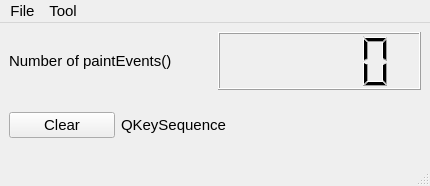
<?xml version="1.0" encoding="UTF-8"?>
<ui version="4.0">
 <class>KeySequenceLabel</class>
 <widget class="QMainWindow" name="KeySequenceLabel">
  <property name="geometry">
   <rect>
    <x>0</x>
    <y>0</y>
    <width>430</width>
    <height>186</height>
   </rect>
  </property>
  <property name="font">
   <font>
    <pointsize>11</pointsize>
   </font>
  </property>
  <property name="windowTitle">
   <string>KeySequenceLabel</string>
  </property>
  <widget class="QWidget" name="centralwidget">
   <layout class="QVBoxLayout" name="verticalLayout">
    <item>
     <layout class="QHBoxLayout" name="horizontalLayout">
      <item>
       <widget class="QLabel" name="label">
        <property name="text">
         <string>Number of paintEvents()</string>
        </property>
       </widget>
      </item>
      <item>
       <widget class="QLCDNumber" name="m_lcdNumber"/>
      </item>
     </layout>
    </item>
    <item>
     <layout class="QHBoxLayout" name="horizontalLayout_2">
      <item>
       <widget class="QPushButton" name="m_clearButton">
        <property name="text">
         <string>Clear</string>
        </property>
       </widget>
      </item>
      <item>
       <widget class="QLabel" name="m_label">
        <property name="sizePolicy">
         <sizepolicy hsizetype="Preferred" vsizetype="Preferred">
          <horstretch>0</horstretch>
          <verstretch>2</verstretch>
         </sizepolicy>
        </property>
        <property name="minimumSize">
         <size>
          <width>300</width>
          <height>0</height>
         </size>
        </property>
        <property name="text">
         <string>QKeySequence</string>
        </property>
       </widget>
      </item>
     </layout>
    </item>
   </layout>
  </widget>
  <widget class="QMenuBar" name="menubar">
   <property name="geometry">
    <rect>
     <x>0</x>
     <y>0</y>
     <width>430</width>
     <height>29</height>
    </rect>
   </property>
   <widget class="QMenu" name="menuFile">
    <property name="title">
     <string>File</string>
    </property>
    <addaction name="actionQuit"/>
   </widget>
   <widget class="QMenu" name="menuTool">
    <property name="title">
     <string>Tool</string>
    </property>
    <addaction name="actionShow_ObjectBrowser"/>
   </widget>
   <addaction name="menuFile"/>
   <addaction name="menuTool"/>
  </widget>
  <widget class="QStatusBar" name="m_statusBar"/>
  <action name="actionQuit">
   <property name="text">
    <string>Quit</string>
   </property>
   <property name="toolTip">
    <string>Quit</string>
   </property>
   <property name="shortcut">
    <string>Ctrl+Q</string>
   </property>
  </action>
  <action name="actionShow_ObjectBrowser">
   <property name="checkable">
    <bool>true</bool>
   </property>
   <property name="text">
    <string>Show ObjectBrowser</string>
   </property>
   <property name="toolTip">
    <string>Show ObjectBrowser</string>
   </property>
  </action>
 </widget>
 <resources/>
 <connections/>
</ui>
